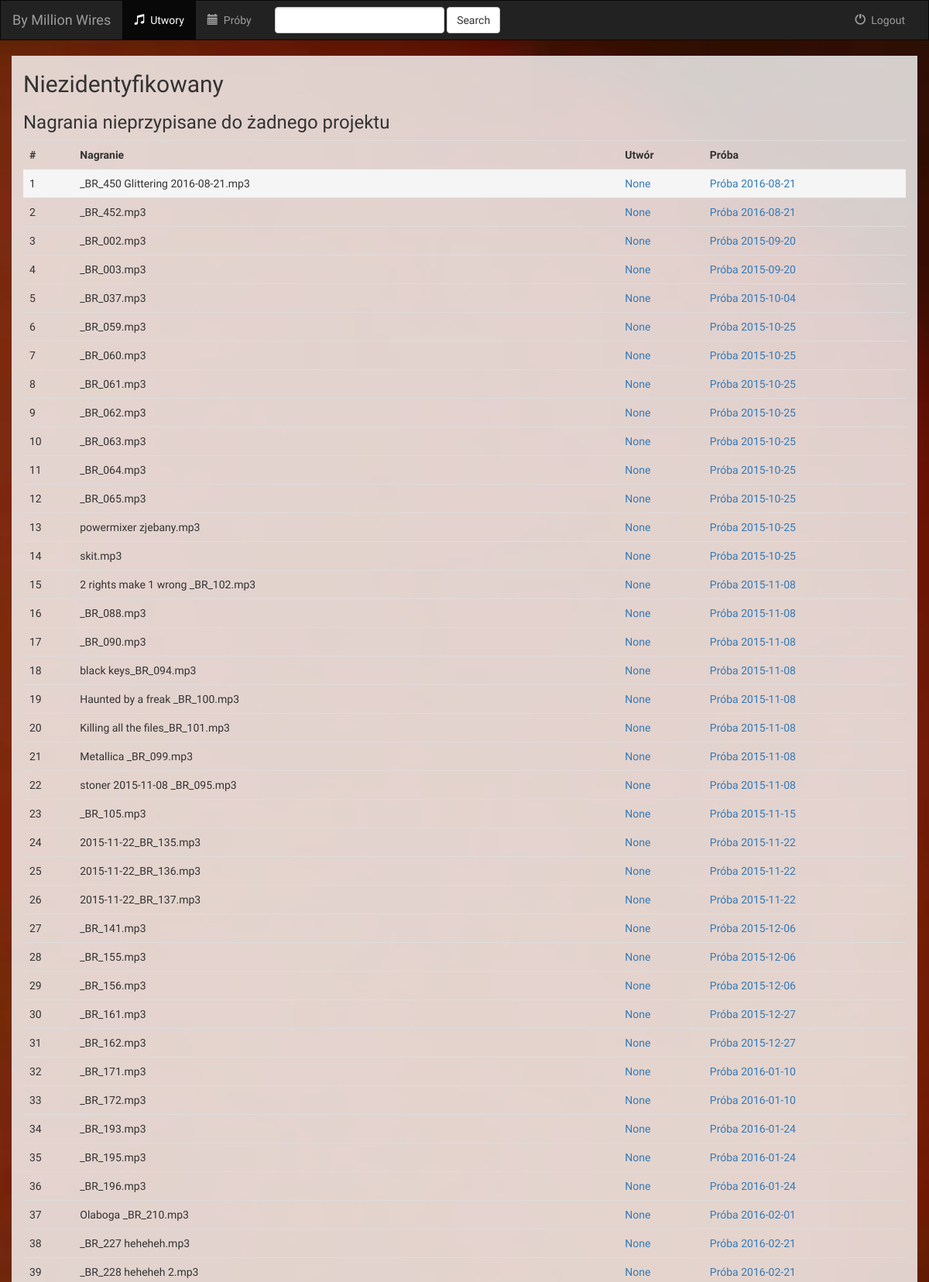
The page /tracks/projects/undefined (upper part) on the database its author committed.
### tracks/models.py (models this page shows, shortened)
class Track(models.Model):
    name = models.CharField(max_length=200)
    date = models.DateField(default=now)
    path = models.CharField(max_length=500)
    event = models.ForeignKey(Event)
    project = models.ForeignKey(Project, blank=True, null=True)

class Event(models.Model):
    name = models.CharField(max_length=200)
    description = models.TextField(blank=True)
    date = models.DateField(default=now)
    def __str__(self):
        return self.name

### tracks/views.py (the view)
def project_undefined(request):
    project = Project()
    project.name = "Niezidentyfikowany"
    project.description = "Nagrania nieprzypisane do żadnego projektu"
    tracks = Track.objects.filter(project=None)
    return render(request, 'tracks/project_details.html', {'project': project, 'tracks': tracks})

### tracks/templates/tracks/project_details.html (shortened to what this page needs)
{% extends 'tracks/base.html' %}
{% block projects_active %}active{% endblock %}
{% block body %}
{% load staticfiles %}
<div class="container">
    <h2>{{ project.name }}</h2>
    <h3>{{ project.description }}</h3>
    {% include "tracks/tables/track-table.html" with tracks=tracks %}
</div>
{% endblock %}

### tracks/templates/tracks/tables/track-table.html
{% load staticfiles %}
<div class="table-responsive">
    <table class="table table-hover" id="playlist">
        <th>#</th>
        <th>Nagranie</th>
        <th>Utwór</th>
        <th>Próba</th>
    {% for track in tracks %}
        <tr data-audiourl="{% static 'audio/' %}{{ track.path }}">
            <td>{{ forloop.counter }}</td>
            <td class="track-name">{{ track.name }}</td>
            {% if track.project.id %}
                <td class="project-name"><a href="{% url 'tracks:project_details' track.project.id %}">{{ track.project }}</a></td>
            {% else %}
                <td class="project-name"><a href="{% url 'tracks:project_undefined' %}">{{ track.project }}</a></td>
            {% endif %}
            <td class="event-name"><a href="{% url 'tracks:event_details' track.event.id %}">{{ track.event }}</a></td>
        </tr>
    {% endfor %}
    </table>
</div>

### tracks/static/tracks/css/custom.css (style rules this page uses)
body { background-image: url('../img/blurr.png'); font-family: 'Raleway', sans-serif; }
.container { background-color: rgba(255,255, 255, 0.8); margin-bottom: 80px; }
tr.active td { background-image: url("../img/equalizer.gif"); }
tr.current { background-color: #f5f5f5; }
tr { cursor: pointer; }

### rows shown on the page
Track: name "_BR_450 Glittering 2016-08-21.mp3", project "None", event "Próba 2016-08-21"
Track: name "_BR_452.mp3", project "None", event "Próba 2016-08-21"
Track: name "_BR_002.mp3", project "None", event "Próba 2015-09-20"
Track: name "_BR_003.mp3", project "None", event "Próba 2015-09-20"
Track: name "_BR_037.mp3", project "None", event "Próba 2015-10-04"
Track: name "_BR_059.mp3", project "None", event "Próba 2015-10-25"
Track: name "_BR_060.mp3", project "None", event "Próba 2015-10-25"
Track: name "_BR_061.mp3", project "None", event "Próba 2015-10-25"
Track: name "_BR_062.mp3", project "None", event "Próba 2015-10-25"
Track: name "_BR_063.mp3", project "None", event "Próba 2015-10-25"
Track: name "_BR_064.mp3", project "None", event "Próba 2015-10-25"
Track: name "_BR_065.mp3", project "None", event "Próba 2015-10-25"
Track: name "powermixer zjebany.mp3", project "None", event "Próba 2015-10-25"
Track: name "skit.mp3", project "None", event "Próba 2015-10-25"
Track: name "2 rights make 1 wrong _BR_102.mp3", project "None", event "Próba 2015-11-08"
Track: name "_BR_088.mp3", project "None", event "Próba 2015-11-08"
Track: name "_BR_090.mp3", project "None", event "Próba 2015-11-08"
Track: name "black keys_BR_094.mp3", project "None", event "Próba 2015-11-08"
Track: name "Haunted by a freak _BR_100.mp3", project "None", event "Próba 2015-11-08"
Track: name "Killing all the files_BR_101.mp3", project "None", event "Próba 2015-11-08"
Track: name "Metallica _BR_099.mp3", project "None", event "Próba 2015-11-08"
Track: name "stoner 2015-11-08 _BR_095.mp3", project "None", event "Próba 2015-11-08"
Track: name "_BR_105.mp3", project "None", event "Próba 2015-11-15"
Track: name "2015-11-22_BR_135.mp3", project "None", event "Próba 2015-11-22"
Track: name "2015-11-22_BR_136.mp3", project "None", event "Próba 2015-11-22"
Track: name "2015-11-22_BR_137.mp3", project "None", event "Próba 2015-11-22"
Track: name "_BR_141.mp3", project "None", event "Próba 2015-12-06"
Track: name "_BR_155.mp3", project "None", event "Próba 2015-12-06"
Track: name "_BR_156.mp3", project "None", event "Próba 2015-12-06"
Track: name "_BR_161.mp3", project "None", event "Próba 2015-12-27"
Track: name "_BR_162.mp3", project "None", event "Próba 2015-12-27"
Track: name "_BR_171.mp3", project "None", event "Próba 2016-01-10"
Track: name "_BR_172.mp3", project "None", event "Próba 2016-01-10"
Track: name "_BR_193.mp3", project "None", event "Próba 2016-01-24"
Track: name "_BR_195.mp3", project "None", event "Próba 2016-01-24"
Track: name "_BR_196.mp3", project "None", event "Próba 2016-01-24"
Track: name "Olaboga _BR_210.mp3", project "None", event "Próba 2016-02-01"
Track: name "_BR_227 heheheh.mp3", project "None", event "Próba 2016-02-21"
Track: name "_BR_228 heheheh 2.mp3", project "None", event "Próba 2016-02-21"

### other values the page prints
{{ project.name }} "Niezidentyfikowany"
{{ project.description }} "Nagrania nieprzypisane do żadnego projektu"
